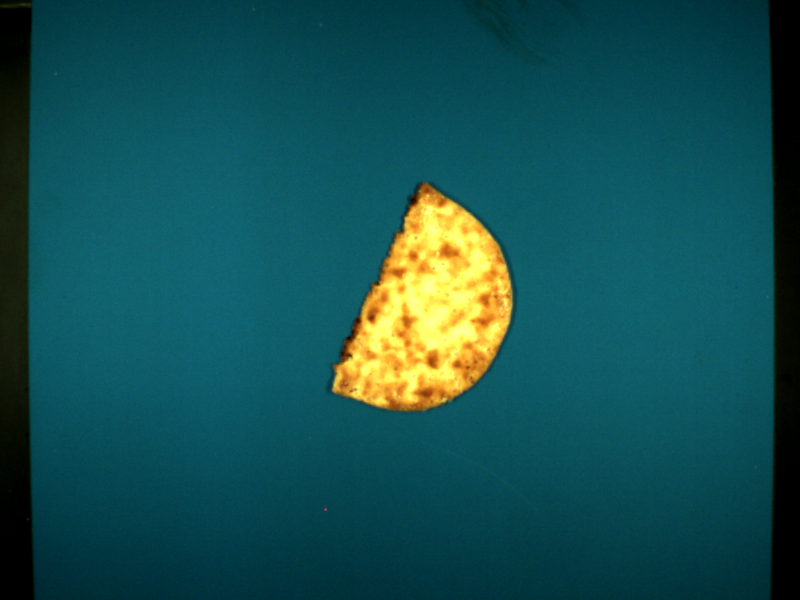
#> input picture Tortas Unitarias/Tortas malas/Deformadas/D1.BMP, 800 x 600 px, found by its file name
$ jupyter execute --allow-errors cakes.ipynb   (older library calls are emulated)
#> lines starting #> are read from the running program, lines starting #| are printed output that depends on the picture; after the words box and inside, x2 and y2 are one past the last pixel; in counts of white or black regions, pixels touching at a corner belong together; long printed decimals are rounded
[cell 1]
import numpy as np
import cv2
import os
from matplotlib import pyplot as plt
import time
from math import pi
center_x=0
center_y=0

# [161 lines left out: functions hole, burn, deform, broken, raw, check, not called in this run]

############################################################
############################################################
#                                                          #
#######Uncomment path to proceed the whole directory########
#                                                          #
############################################################
############################################################

#mypath=('.\Tortas Unitarias\Tortas buenas')
#mypath = ('.\Tortas Unitarias\Tortas malas\Agujereadas')
#mypath =('.\Tortas Unitarias\Tortas malas\Rotas')
#mypath =('.\Tortas Unitarias\Tortas malas\Quemadas')
#mypath = ('.\Tortas Unitarias\Tortas malas\Deformadas')
#mypath = ('.\Tortas Unitarias\Tortas malas\Crudas')
mypath = ('.\Tortas Unitarias\Tortas indeterminadas')
f = []
for (dirpath, dirnames, filenames) in os.walk(mypath):
    f.extend(filenames)
    break
for f1 in f:
    file=mypath+'\\'+f1
    print (file)
    check(file)

[cell 2]
#deformed
import numpy as np
import cv2
import os
from matplotlib import pyplot as plt
img = cv2.imread('.\Tortas Unitarias\Tortas malas\Deformadas\D1.BMP',1)
#> img is the input picture: shape (600, 800, 3); mean B, G, R 81.8, 80.1, 21.6
#img = cv2.imread('.\Tortas Unitarias\Tortas indeterminadas\I3.BMP',1)
img = cv2.imread('.\Tortas Unitarias\Tortas malas\Rotas\R2.BMP',1)
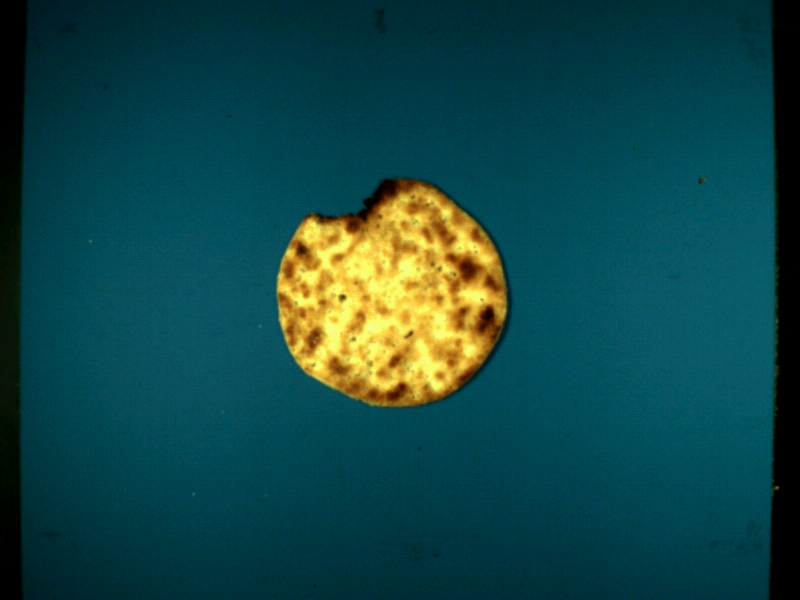
#> input picture Tortas Unitarias/Tortas malas/Rotas/R2.BMP, 800 x 600 px, found by its file name
#> img is the input picture: shape (600, 800, 3); mean B, G, R 72.3, 70.8, 18.2

imb = cv2.imread('.\Tortas Unitarias\Tortas buenas\B4.BMP', 1)
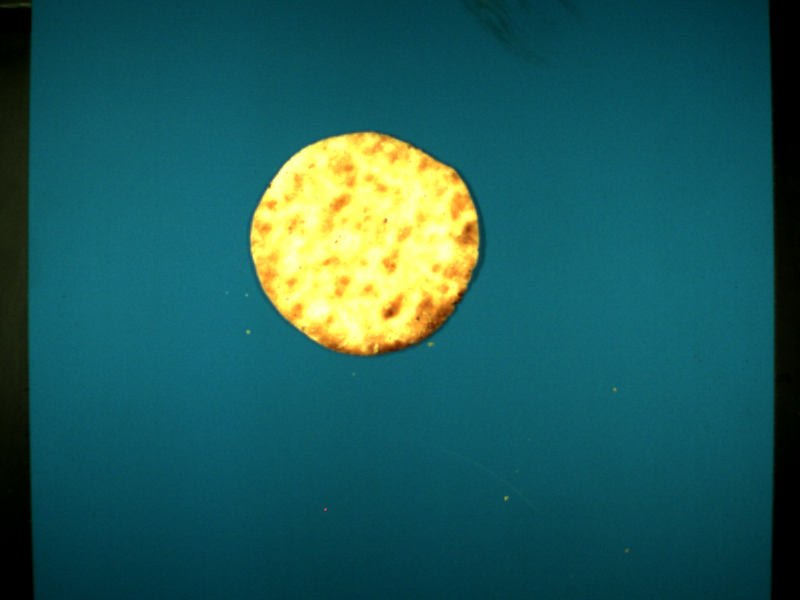
#> input picture Tortas Unitarias/Tortas buenas/B4.BMP, 800 x 600 px, found by its file name
#> imb is the input picture: shape (600, 800, 3); mean B, G, R 91.3, 92.7, 30.7
b,g,r = cv2.split(img)
fname='t1.jpg'
ret,thresh1 = cv2.threshold(r,40,255,cv2.THRESH_BINARY_INV)
#> thresh1: shape (600, 800); 91.8% white; 6 black regions (5 under 20 px), largest, box (x1, y1, x2, y2) and area: (276, 179, 508, 408) 39456
kernel = np.ones((50,50),np.uint8)
closing = cv2.morphologyEx(thresh1, cv2.MORPH_CLOSE, kernel)
#> closing: shape (600, 800); 92.2% white; 1 black region, box (x1, y1, x2, y2) and area: (279, 194, 502, 406) 37503
dilation = cv2.dilate(thresh1,kernel,iterations = 10)
#> dilation: shape (600, 800); every value is 255
erosion = cv2.erode(thresh1,kernel,iterations = 3)
#> erosion: shape (600, 800); 57.6% white; 3 black regions, box (x1, y1, x2, y2) and area: (204, 107, 583, 483) 129121, (631, 107, 800, 565) 52408, (17, 169, 166, 317) 22052
opening = cv2.morphologyEx(thresh1, cv2.MORPH_OPEN, kernel)
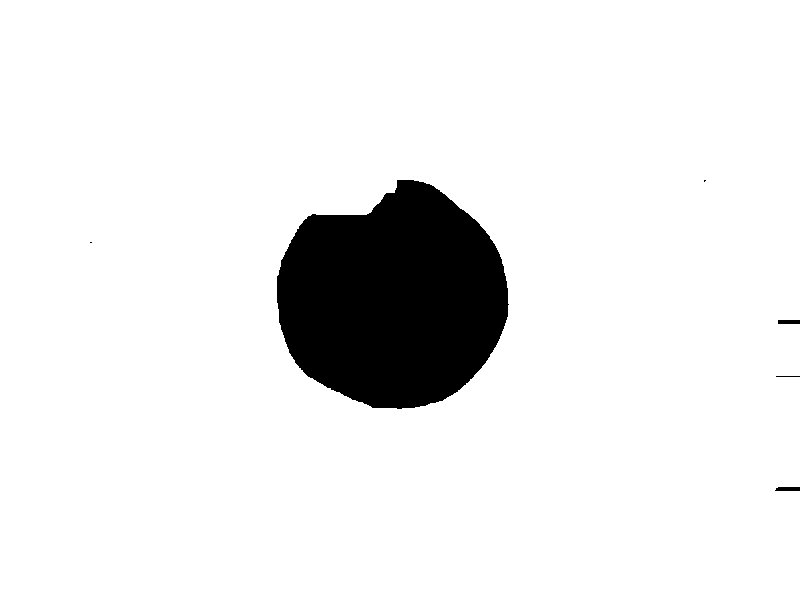
#> opening: shape (600, 800); 91.7% white; 6 black regions (2 under 20 px), largest, box (x1, y1, x2, y2) and area: (277, 180, 509, 409) 39694, (775, 487, 800, 491) 95, (778, 320, 800, 324) 88, (776, 376, 800, 377) 24


params = cv2.SimpleBlobDetector_Params()

# Detect blobs.
# Change thresholds
params.minThreshold = 100
params.maxThreshold = 255
# Filter by Area.
params.filterByArea = True
params.minArea = 1000
params.maxArea=45000
# Filter by Circularity
params.filterByCircularity = True
params.minCircularity = 0.87
# Filter by Inertia
params.filterByInertia = True
params.minInertiaRatio = 0.94
#params.filterByConvexity = True
#params.minConvexity=0
detector = cv2.SimpleBlobDetector_create(params)
keypoints = detector.detect(thresh1)
#> keypoints = ()

# Draw detected blobs as red circles.
# cv2.DRAW_MATCHES_FLAGS_DRAW_RICH_KEYPOINTS ensures the size of the circle corresponds to the size of blob
im_with_keypoints = cv2.drawKeypoints(thresh1, keypoints, np.array([]), (0,0,255), cv2.DRAW_MATCHES_FLAGS_DRAW_RICH_KEYPOINTS)

# Show keypoints
cv2.imshow("Keypoints", im_with_keypoints)
cv2.waitKey(0)
if keypoints:
    print ("True")
#cv2.imshow('image',img)
#cv2.waitKey(0)
#cv2.destroyAllWindows()

[cell 3]
#burned
import numpy as np
import cv2
import os
import time
from matplotlib import pyplot as plt
img = cv2.imread('.\Tortas Unitarias\Tortas malas\Quemadas\Q1.BMP',1)
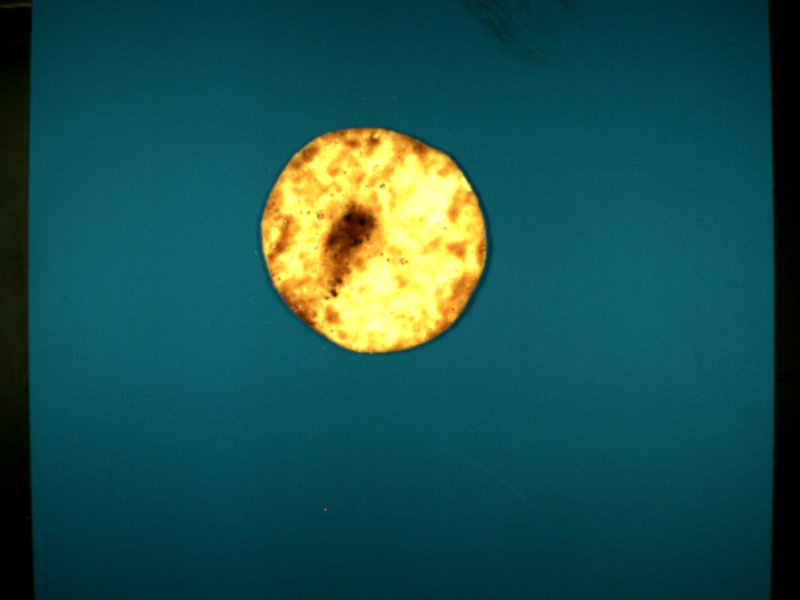
#> input picture Tortas Unitarias/Tortas malas/Quemadas/Q1.BMP, 800 x 600 px, found by its file name
#> img is the input picture: shape (600, 800, 3); mean B, G, R 80.2, 81.9, 26.6
#img = cv2.imread('.\Tortas Unitarias\Tortas malas\Agujereadas\A1.BMP',1)

imb = cv2.imread('.\Tortas Unitarias\Tortas buenas\B7.BMP', 1)
#> (the rest of this cell did not finish here and is left out)

[cell 4]
#broken
import numpy as np
import cv2
import os
from matplotlib import pyplot as plt
img = cv2.imread('.\Tortas Unitarias\Tortas malas\Rotas\R4.BMP',1)
img = cv2.imread('.\Tortas Unitarias\Tortas buenas\B1.BMP', 1)
img=cv2.imread('.\Tortas Unitarias\Tortas malas\Quemadas\Q2.bmp',1)
#img = cv2.imread('.\Tortas Unitarias\Tortas malas\Deformadas\D1.BMP',1)
img = cv2.imread('.\Tortas Unitarias\Tortas malas\Crudas\C2.BMP',1)

#> (the rest of this cell did not finish here and is left out)

[cell 5]
#raw
import numpy as np
import cv2
import os
from matplotlib import pyplot as plt
img = cv2.imread('.\Tortas Unitarias\Tortas malas\Crudas\C2.BMP',1)
#imb = cv2.imread('.\Tortas Unitarias\Tortas buenas\B1.BMP', 1)

#> (the rest of this cell did not finish here and is left out)

[cell 6]
#burned2
#burned
import numpy as np
import cv2
import os
import time
from matplotlib import pyplot as plt
#img = cv2.imread('.\Tortas Unitarias\Tortas malas\Quemadas\Q3.BMP',1)
img = cv2.imread('.\Tortas Unitarias\Tortas malas\Rotas\R2.BMP',1)
#img = cv2.imread('.\Tortas Unitarias\Tortas malas\Agujereadas\A1.BMP',1)

imb = cv2.imread('.\Tortas Unitarias\Tortas buenas\B8.BMP', 1)

b,g,r = cv2.split(img)
b = b[0:500, 100:600]
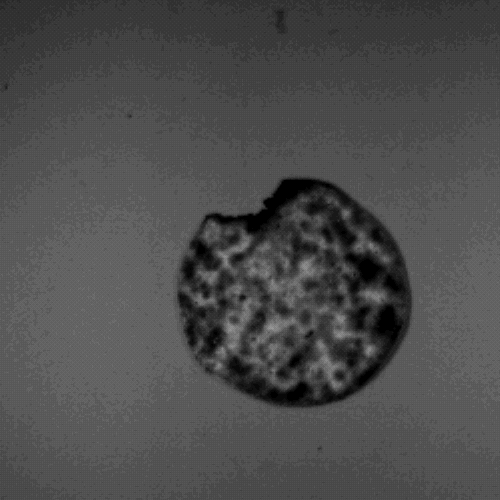
#> b: shape (500, 500); min 0, max 152, mean 76.3
ret,thresh1 = cv2.threshold(b,5,255,cv2.THRESH_BINARY)
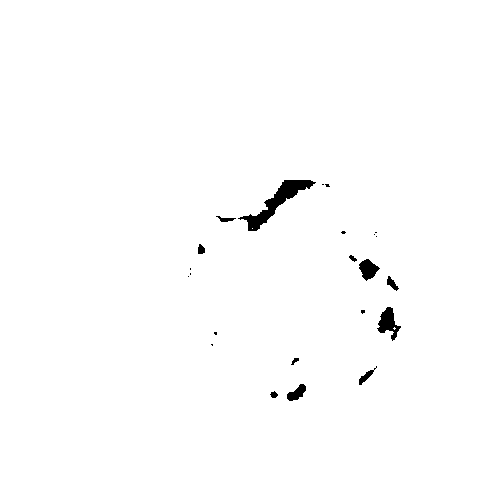
#> thresh1: shape (500, 500); 99.1% white; 23 black regions (12 under 20 px), largest, box (x1, y1, x2, y2) and area: (238, 180, 316, 231) 1009, (377, 307, 401, 341) 387, (359, 259, 380, 281) 272
hist = cv2.calcHist([thresh1],[0],None,[256],[0,256])
#> hist = 256 values, max 247703 at index 255, min 0 at index 1, mean 976.6


cv2.imshow('image', thresh1)
cv2.waitKey(0)
cv2.destroyAllWindows()

hist[0][0]
#> Out = 2297

[cell 7]
#remove background
import numpy as np
import cv2
import os
from matplotlib import pyplot as plt
img = cv2.imread('.\Tortas Unitarias\Tortas malas\Quemadas\Q1.BMP',1)
imb = cv2.imread('.\Tortas Unitarias\Tortas buenas\B1.BMP', 1)
#b,g,r = cv2.split(img)

tmp = cv2.cvtColor(img, cv2.COLOR_BGR2GRAY)
_,alpha = cv2.threshold(tmp,90,255,cv2.THRESH_BINARY_INV)
#> alpha: shape (600, 800); 92.1% white; 4 black regions (3 under 20 px), largest, box (x1, y1, x2, y2) and area: (260, 128, 487, 354) 37675
b, g, r = cv2.split(img)
#> b: shape (600, 800)
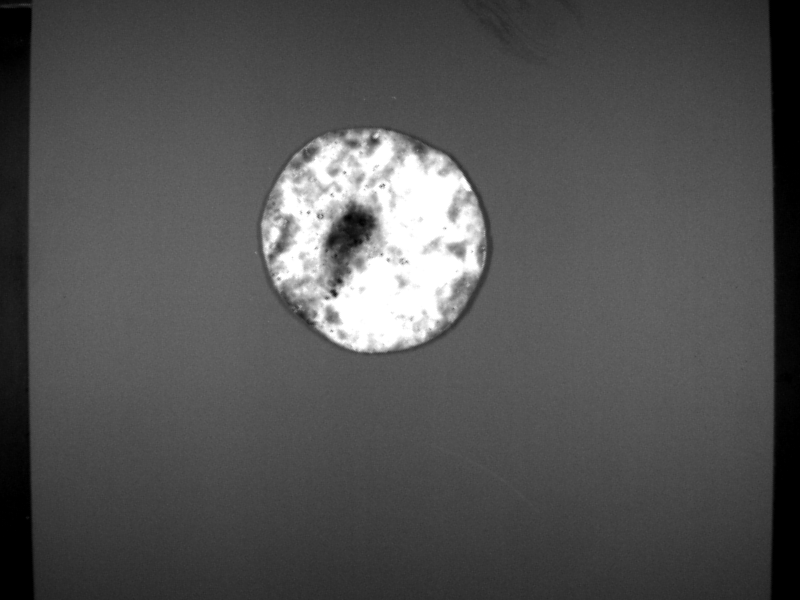
#> g: shape (600, 800); min 0, max 255, mean 81.9
rgba = [b,g,r, alpha]
dst = cv2.multiply(1-alpha,tmp)
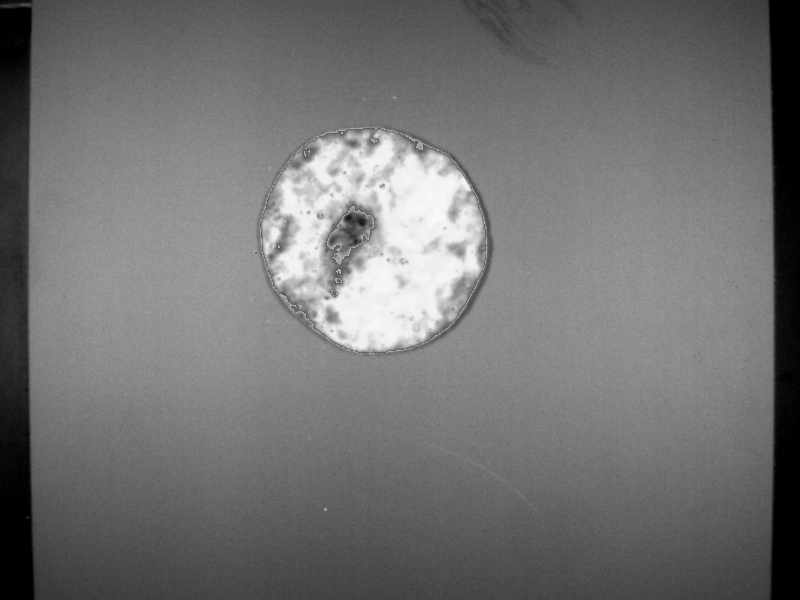
#> dst: shape (600, 800); min 0, max 250, mean 114.1
dst1=cv2.add(alpha,tmp)

cv2.imshow('image', dst1)
cv2.waitKey(0)
cv2.destroyAllWindows()

[cell 8]
import numpy as np
import cv2
import os
from matplotlib import pyplot as plt
#img = cv2.imread('.\Tortas Unitarias\Tortas malas\Agujereadas\A3.BMP',1)
img = cv2.imread('.\Tortas Unitarias\Tortas malas\Rotas\R2.BMP',1)

b,g,r = cv2.split(img)
r = r[0:500, 100:600]
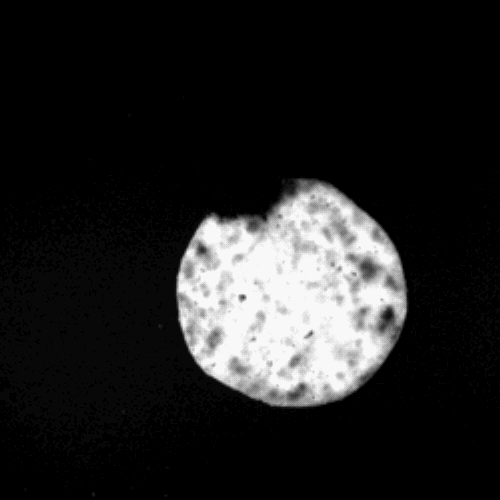
#> r: shape (500, 500); min 0, max 248, mean 33.8
ret,thresh1 = cv2.threshold(img,40,255,cv2.THRESH_BINARY)
#> thresh1: shape (600, 800, 3)
kernel = np.ones((2,2),np.uint8)
closing = cv2.morphologyEx(thresh1, cv2.MORPH_CLOSE, kernel)
#> closing: shape (600, 800, 3)
dilation = cv2.dilate(thresh1,kernel,iterations = 3)
#> dilation: shape (600, 800, 3)
erosion = cv2.erode(thresh1,kernel,iterations = 1)
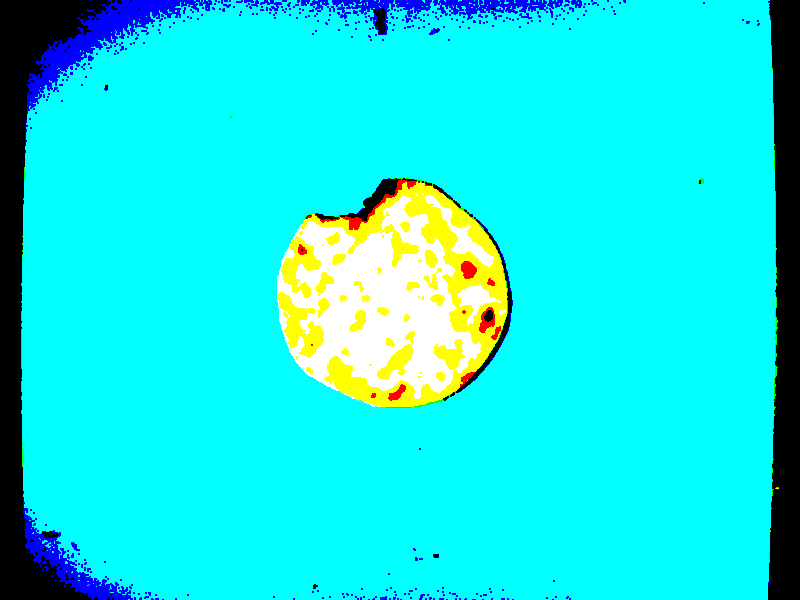
#> erosion: shape (600, 800, 3); mean B, G, R 225.6, 228.2, 20.7
#> (the rest of this cell did not finish here and is left out)

[cell 9]
#hole
import numpy as np
import cv2
import os
from matplotlib import pyplot as plt
#img = cv2.imread('.\Tortas Unitarias\Tortas malas\Agujereadas\A4.BMP',1)
#img = cv2.imread('.\Tortas Unitarias\Tortas malas\Rotas\R1.BMP',1)
img = cv2.imread('.\Tortas Unitarias\Tortas buenas\B1.BMP', 1)

#> (the rest of this cell did not finish here and is left out)

[cell 10]
#deformed2

#minEnclosingCircle

#deformed
import numpy as np
import cv2
import os
from matplotlib import pyplot as plt
from math import pi as pi
img = cv2.imread('.\Tortas Unitarias\Tortas malas\Deformadas\D1.BMP',1)
#img = cv2.imread('.\Tortas Unitarias\Tortas indeterminadas\I3.BMP',1)
img = cv2.imread('.\Tortas Unitarias\Tortas malas\Rotas\R2.BMP',1)

imb = cv2.imread('.\Tortas Unitarias\Tortas buenas\B4.BMP', 1)
b,g,r = cv2.split(img)
ret,thresh1 = cv2.threshold(r,40,255,cv2.THRESH_BINARY_INV)
kernel = np.ones((5,5),np.uint8)
closing = cv2.morphologyEx(thresh1, cv2.MORPH_CLOSE, kernel)
#> closing: shape (600, 800); 91.8% white; 1 black region

hist = cv2.calcHist([closing],[0],None,[256],[0,256])
#> hist = 256 values, max 440572 at index 255, min 0 at index 1, mean 1875
cakez=hist[0][0]
#> cakez = 39428

im2, contours, hierarchy=cv2.findContours(closing.copy(), cv2.RETR_CCOMP, cv2.CHAIN_APPROX_SIMPLE)
#> contours = 4 contours, 1 with area under 20; largest, box (x1, y1, x2, y2) and area: (0, 0, 800, 600) 478601, (275, 178, 508, 408) 39828, (484, 310, 492, 321) 48
rad=[]
for cnt in contours:
    (cx,cy),radius = cv2.minEnclosingCircle(cnt)
    rad.append(radius)
#> this loop made 4 passes
#> (cx, cy, radius) on passes 1, 2, 4: (488, 315, 5.1), (301, 249, 0.0001), (390.6, 294.3, 118.2)
#> (cnt, cx, cy, radius) on pass 3: ([[0, 0], [0, 599], [799, 599], [799, 0]], 399.5, 299.5, 499.3)
#> after the loop, rad = [5.1, 0.0001, 499.3, 118.2]
hierarchy
rad=np.sort(rad)
#> rad = [0.0001, 5.1, 118.2, 499.3]
radc=rad[-2]
#> radc = 118.2
area=pi * (radc**2)
#> area = 43920.4

difz=cakez*100/area
#> difz = 89.77
if difz< 88 :
    print("deformed!!!")
print("cake",hist[0][0])
#| cake 39428.0
print("cicle",area)
#| cicle 43920.408
print("difz",difz)
#| difz 89.771

cv2.imshow('image',img)
cv2.waitKey(0)
cv2.destroyAllWindows()
